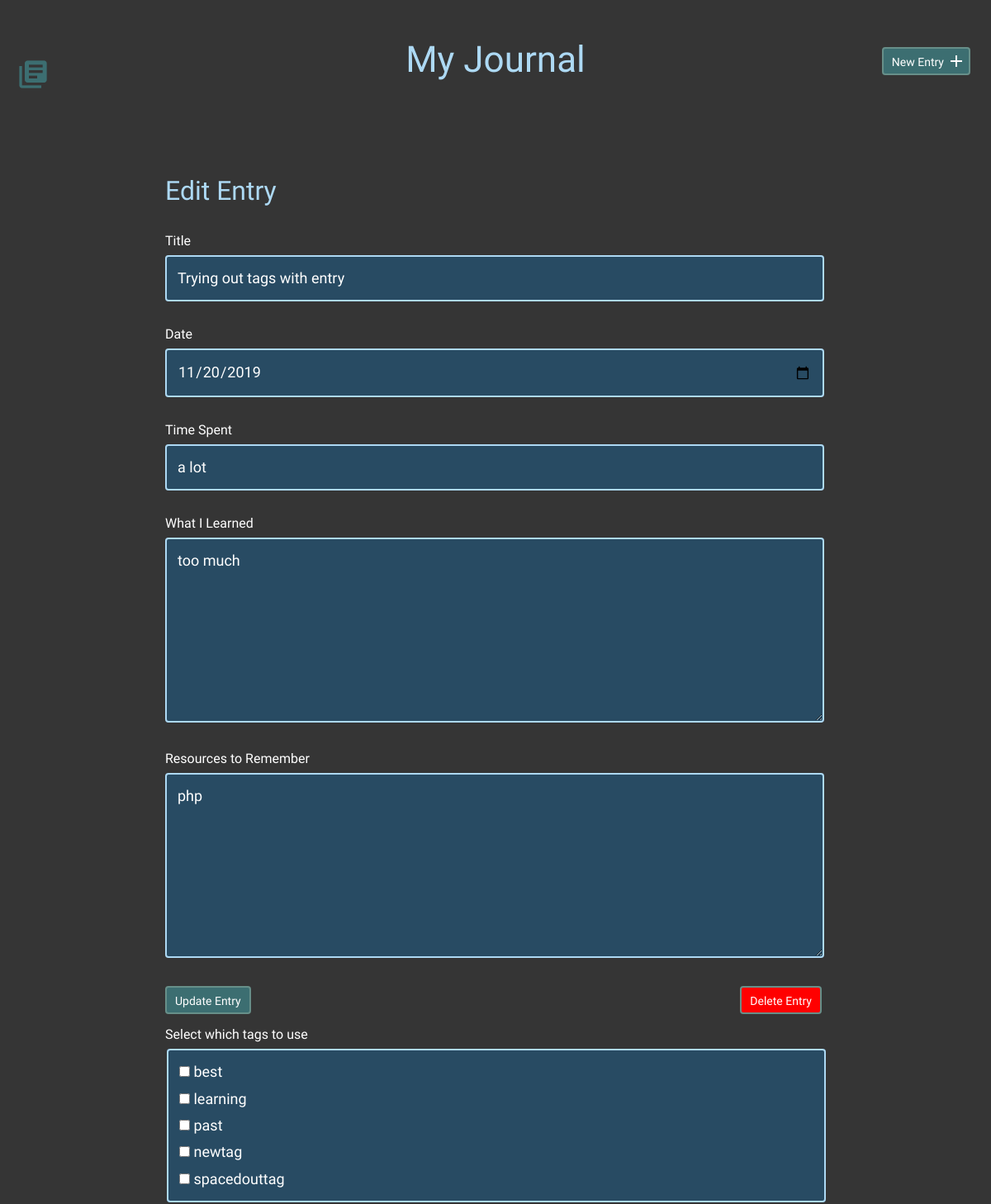
Page /edit.php?id=8 (upper part) on the earlier database version.
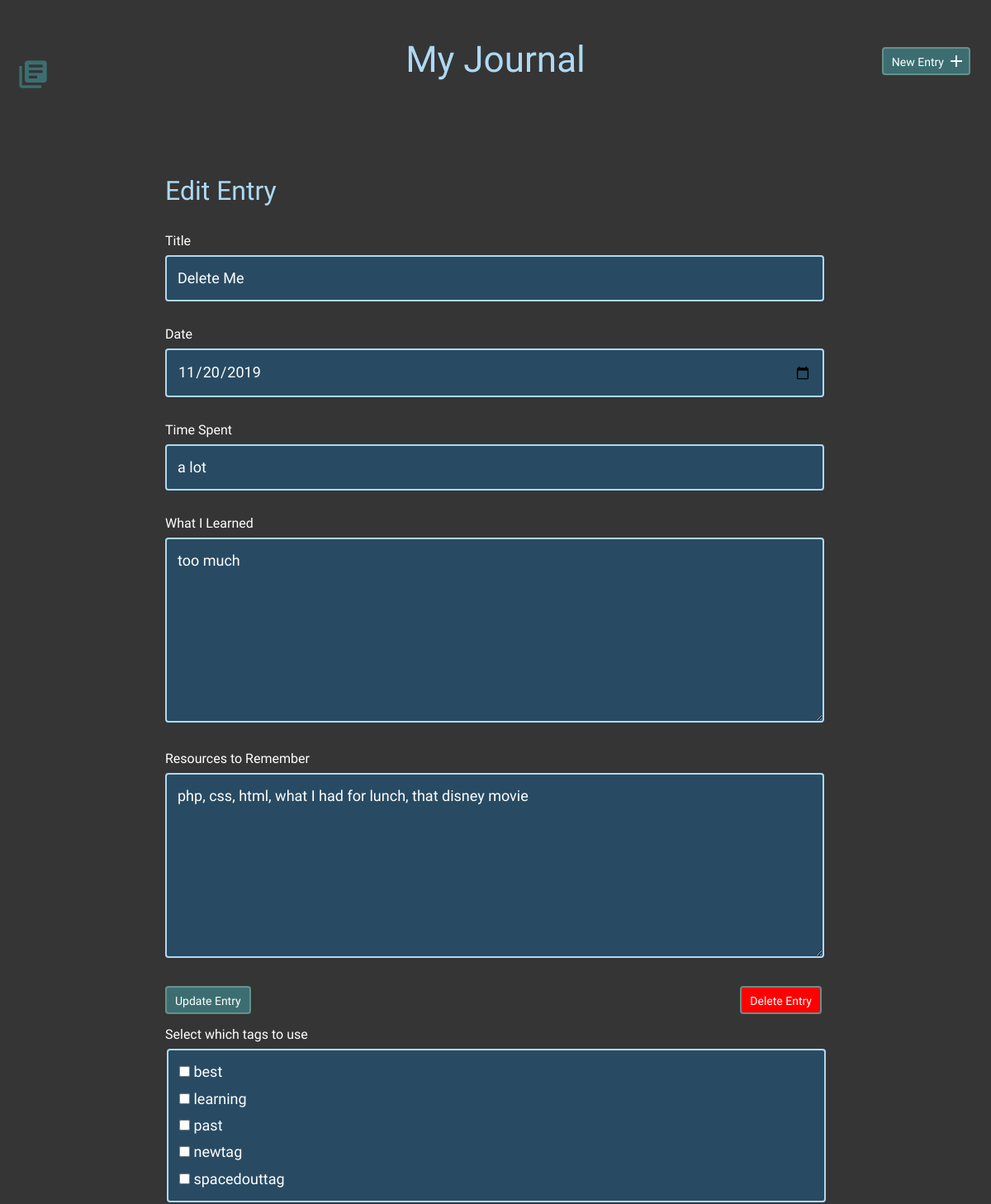
Same page on the later database version.
### tables this page shows
CREATE TABLE "entries" (
	`id`	INTEGER,
	`title`	TEXT,
	`date`	TEXT,
	`time_spent`	INTEGER,
	`learned`	BLOB,
	`resources`	BLOB,
	PRIMARY KEY(`id`)
);

### inc/functions.php (called while the page is built, shortened)
<?php
function get_entry_by_id($id){
    include ("connection.php");
    try {
        $sql = "SELECT * FROM entries WHERE id = :id";
        $stmt = $db->prepare($sql);
        $stmt->bindParam(':id',$id,PDO::PARAM_INT);
        $stmt->execute();
        $results = $stmt->fetch(PDO::FETCH_ASSOC);
        return $results;
    } catch (Exception $e) {
        echo "Unable to query DB" . $e->getMessage();
        die();
    }
}
function get_tags() {
    include ("connection.php");
    try {
        $sql = "SELECT * FROM TAGS";
        $stmt = $db->prepare($sql);
        $stmt->execute();
        $results = $stmt->fetchAll(PDO::FETCH_ASSOC);
        return $results;
    } catch (Exception $e) {
        echo "Unable to query DB" . $e->getMessage();
    }
}
?>

### edit.php (the view, shortened to what this page needs)
<?php include ("inc/header.php"); ?>
<?php
if ('GET' == $_SERVER['REQUEST_METHOD']) {
    if (isset($_GET['id'])) {
        $entryId = filter_input(INPUT_GET, 'id', FILTER_SANITIZE_NUMBER_INT);
    } else {
        header('location: index.php');
    }
    $editEntry = get_entry_by_id($entryId);
    $tags = get_tags();
}
if (isset($editEntry)) {
    $title = htmlspecialchars($editEntry['title']);
    $date = htmlspecialchars($editEntry['date']);
    $time_spent = htmlspecialchars($editEntry['time_spent']);
    $learned = htmlspecialchars_decode($editEntry['learned']);
    $resources = htmlspecialchars($editEntry['resources']);
}
?>
        <section>
            <div class="container">
                <div class="edit-entry">
                    <h2>Edit Entry</h2>
                    <form method="post" action="inc/editentry.php?id=<?php echo $entryId;?>">
                        <label for="title"> Title</label>
                        <input id="title" type="text" name="title" value="<?php echo $title;?>" required><br>
                        <label for="date">Date</label>
                        <input id="date" type="date" min="1999-01-01" max="<?php echo date("Y-m-d"); ?>" name="date" value="<?php echo $date;?>" required><br>
                        <label for="time_spent"> Time Spent</label>
                        <input id="time_spent" type="text" name="time_spent" value="<?php echo $time_spent;?>" required><br>
                        <label for="what-i-learned">What I Learned</label>
                        <textarea id="what-i-learned" rows="5" name="learned" required><?php echo $learned;?></textarea>
                        <label for="resources-to-remember">Resources to Remember</label>
                        <textarea id="resources-to-remember" rows="5" name="resources" placeholder="Seperate each resource by a comma"><?php echo $resources;?></textarea>
                        <input type="submit" name="update" value="Update Entry" class="button">
                        <input type="submit" name="delete" value="Delete Entry" class="button2">
                    </form>
                    <form method="post" action="inc/edittags.php">
                    <label for="tags">Select which tags to use</label>
                        <fieldset form="delTags" class="checkbox" >
                        <?php foreach($tags as $tag){
                            echo "<input type=\"checkbox\" name=\"tagId[]\" value=" . $tag['id'] . "> " . $tag['tags'] . "<br>";
                        }
                        ?>
                         </fieldset>
                    </form>
                </div>
            </div>
        </section>
<?php include ("inc/footer.php"); ?>

Differences in the rows shown:
changed entries "a lot": title "Trying out tags with entry" → "Delete Me"; resources "php" → "php, css, html, what I had for lunch, that disney movie"
